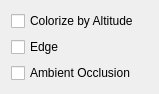
<?xml version="1.0" encoding="UTF-8"?>
<ui version="4.0">
 <class>TerrainViewOptionsWindow</class>
 <widget class="QDialog" name="TerrainViewOptionsWindow">
  <property name="geometry">
   <rect>
    <x>0</x>
    <y>0</y>
    <width>159</width>
    <height>79</height>
   </rect>
  </property>
  <property name="sizePolicy">
   <sizepolicy hsizetype="Fixed" vsizetype="Fixed">
    <horstretch>0</horstretch>
    <verstretch>0</verstretch>
   </sizepolicy>
  </property>
  <property name="windowTitle">
   <string>View Options</string>
  </property>
  <layout class="QVBoxLayout" name="verticalLayout">
   <item>
    <widget class="QCheckBox" name="altitudeColorCheck">
     <property name="text">
      <string>Colorize by Altitude</string>
     </property>
    </widget>
   </item>
   <item>
    <widget class="QCheckBox" name="useEdgeCheck">
     <property name="text">
      <string>Edge</string>
     </property>
    </widget>
   </item>
   <item>
    <widget class="QCheckBox" name="aoCheck">
     <property name="text">
      <string>Ambient Occlusion</string>
     </property>
    </widget>
   </item>
  </layout>
 </widget>
 <resources/>
 <connections/>
</ui>
